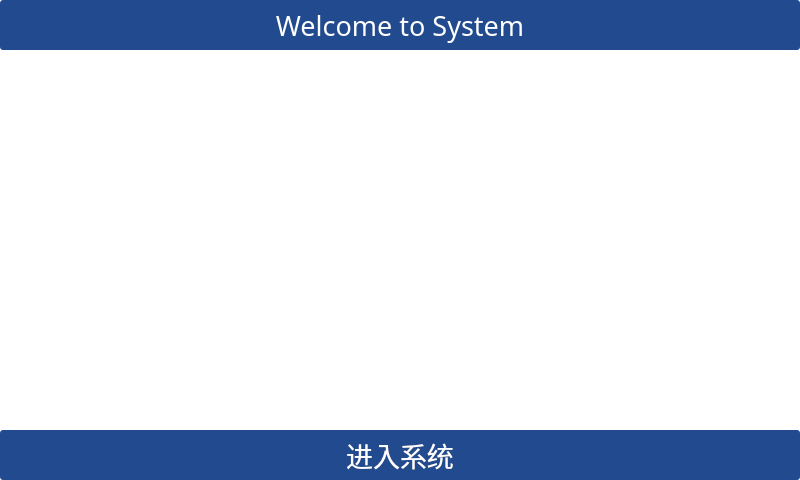
<?xml version="1.0" encoding="UTF-8"?>
<ui version="4.0">
 <class>Widget</class>
 <widget class="QWidget" name="Widget">
  <property name="geometry">
   <rect>
    <x>0</x>
    <y>0</y>
    <width>800</width>
    <height>480</height>
   </rect>
  </property>
  <property name="windowTitle">
   <string>Widget</string>
  </property>
  <property name="styleSheet">
   <string notr="true">background-color: rgb(255, 255, 255);</string>
  </property>
  <widget class="QLabel" name="label_2">
   <property name="geometry">
    <rect>
     <x>0</x>
     <y>0</y>
     <width>800</width>
     <height>50</height>
    </rect>
   </property>
   <property name="font">
    <font>
     <family>Tlwg Typewriter</family>
     <pointsize>20</pointsize>
    </font>
   </property>
   <property name="styleSheet">
    <string notr="true">QLabel { background-color: rgb(34, 75, 143); border-radius: 3px; color: rgb(255, 255, 255); }
</string>
   </property>
   <property name="text">
    <string>Welcome to System</string>
   </property>
   <property name="alignment">
    <set>Qt::AlignCenter</set>
   </property>
  </widget>
  <widget class="QPushButton" name="pushButton_3">
   <property name="geometry">
    <rect>
     <x>0</x>
     <y>430</y>
     <width>800</width>
     <height>50</height>
    </rect>
   </property>
   <property name="font">
    <font>
     <pointsize>20</pointsize>
    </font>
   </property>
   <property name="styleSheet">
    <string notr="true">QPushButton { background-color: rgb(34, 75, 143); border-radius: 3px; color: rgb(255, 255, 255); }
</string>
   </property>
   <property name="text">
    <string>进入系统</string>
   </property>
  </widget>
 </widget>
 <layoutdefault spacing="6" margin="11"/>
 <resources/>
 <connections/>
</ui>
